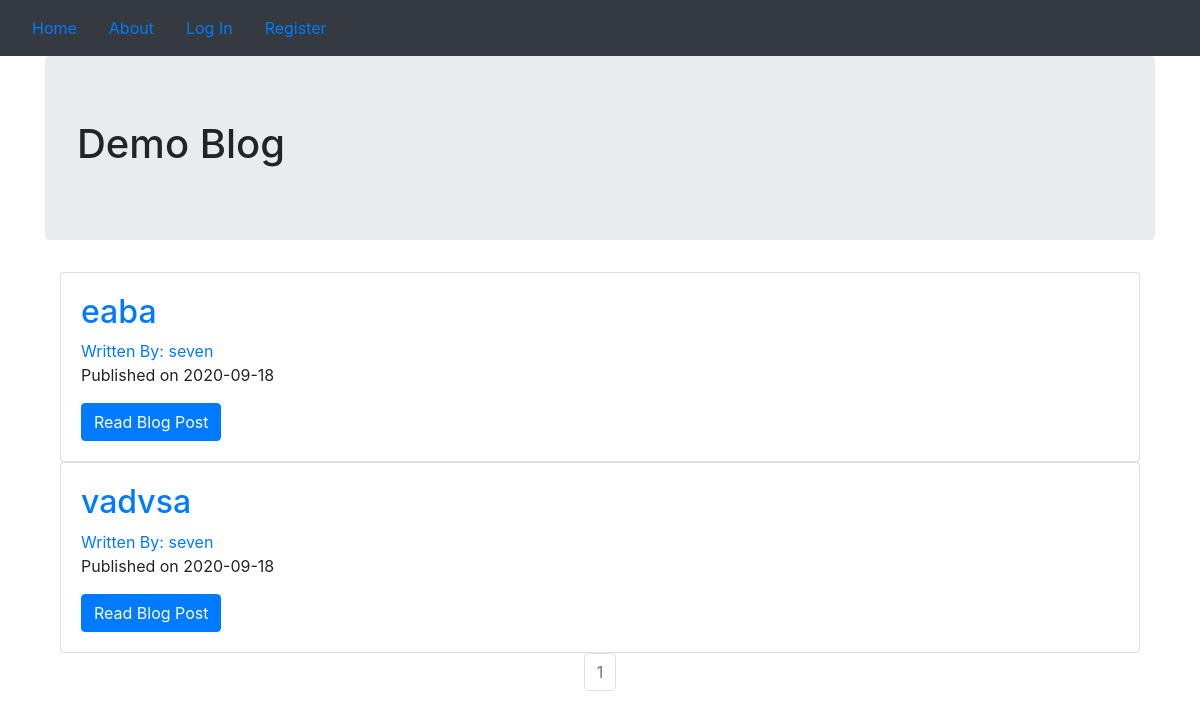
The page / on the database its author committed.
### BlogDemo/models.py (models this page shows, shortened)
class BlogPost(db.Model):
    __tablename__ = 'BlogPost'
    users = db.relationship(User)
    id = db.Column(db.Integer, primary_key=True)
    user_id = db.Column(db.Integer, db.ForeignKey('users.id'), nullable = False)
    date = db.Column(db.DateTime, nullable=False, default=datetime.utcnow)
    title = db.Column(db.String(140), nullable=False)
    text = db.Column(db.Text, nullable=False)

class User(db.Model, UserMixin):
    __tablename__ = 'users'
    id = db.Column(db.Integer, primary_key= True)
    profile_image = db.Column(db.String(64), nullable=False, default='default_profile.png')
    email = db.Column(db.String(64),unique=True, index=True)
    username = db.Column(db.String(64), unique=True, index=True)
    password_hash = db.Column(db.String(128))
    post = db.relationship('BlogPost', backref='author', lazy=True)

### BlogDemo/core/views.py (the view)
@core.route('/')
def index():
    page = request.args.get('page', 1, type=int)
    blog_posts = BlogPost.query.order_by(BlogPost.date.desc()).paginate(page=page, per_page=5)
    return render_template('index.html', blog_posts=blog_posts)

### BlogDemo/templates/index.html
{% extends 'base.html' %}
{% block content %}
    <div class='jumbotron'>
        <h1>Demo Blog</h1>
    </div>
    <div class='container'>
        {% for post in blog_posts.items %}
            <div  class='card'>
                <div class='card-body'>
                    <h2> <a class='card-title' href="{{url_for('blog_posts.blog_post', blog_post_id=post.id)}}">{{post.title}}</a> </h2>
                    <a href="{{url_for('users.user_posts', username=post.author.username)}}">Written By: {{post.author.username}}</a>
                    <p>Published on {{post.date.strftime('%Y-%m-%d')}}</p>
                    <a class='btn btn-primary' href="{{url_for('blog_posts.blog_post', blog_post_id=post.id)}}">Read Blog Post</a>
                </div>
            </div>
        {% endfor %}
    </div>
    <nav aria-label='Page Navigation example'>
        <ul class='pagination justify-content-center'>
            {% for page_num in blog_posts.iter_pages(left_edge=1, right_edge=1, left_current=1, right_current=2) %}
                {% if blog_posts.page == page_num %}
                    <li class='page-item disabled'>
                        <a  class="page-link" href="{{url_for('core.index', page=page_num)}}">{{page_num}}</a>
                    </li>
                {% else %}
                <li class='page-item'>
                    <a  class="page-link" href="{{url_for('core.index', page=page_num)}}">{{page_num}}</a>
                </li>
                {% endif %}
            {% endfor %}
        </ul>
    </nav>
{% endblock content %}

### rows shown on the page
BlogPost: title "eaba", author.username "seven", date "2020-09-18"
BlogPost: title "vadvsa", author.username "seven", date "2020-09-18"

### other values the page prints
{{ page_num }} "1"
